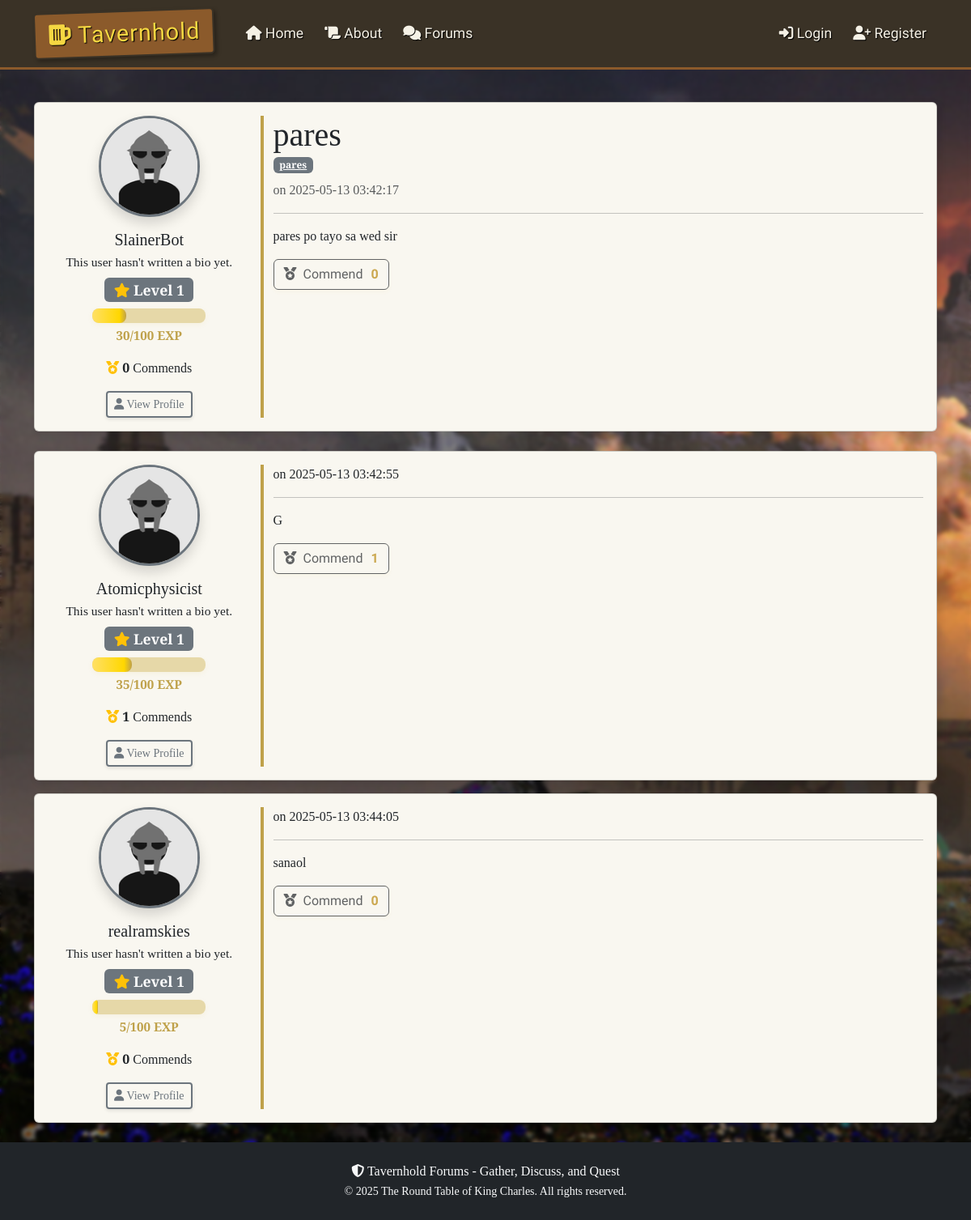
/thread/10, run on the app's committed database.
### thforums/models.py (models this page shows, shortened)
class User(db.Model, UserMixin):
    id = db.Column(db.Integer, primary_key=True)  # unique id for each user
    username = db.Column(db.String(20), unique=True, nullable=False)  # username must be unique
    email = db.Column(db.String(120), unique=True, nullable=False)  # email must be unique
    image_file = db.Column(db.String(20), nullable=False, default="default.png")  # profile picture
    password = db.Column(db.String(60), nullable=False)  # hashed password
    gender = db.Column(db.String(10), nullable=True)  # gender field
    birthdate = db.Column(db.Date, nullable=True)  # birthdate field
    bio = db.Column(db.Text, nullable=True)  # bio field
    threads = db.relationship("Thread", backref="author", lazy=True)  # relationship to threads created by the user
    replies = db.relationship("Reply", backref="author", lazy=True)  # relationship to replies made by the user
    exp = db.Column(db.Integer, nullable=False, default=0)  # exp for user, default 0
    level = db.Column(db.Integer, nullable=False, default=1)  # user level, default 1
    commends_received = db.relationship("Commend", backref="user_target", lazy=True, primaryjoin="User.id==Commend.user_id_target")
    def commend_count(self):
        return len([c for c in self.commends_received if c.user_id_target == self.id])
    def required_exp_for_next_level(self):
        return 100 * self.level

class Thread(db.Model):
    id = db.Column(db.Integer, primary_key=True)  # unique id for each thread
    title = db.Column(db.String(100), nullable=False)  # thread title
    date_posted = db.Column(db.DateTime, nullable=False, default=datetime.utcnow)  # timestamp of thread creation
    content = db.Column(db.Text, nullable=False)  # thread content
    user_id = db.Column(db.Integer, db.ForeignKey("user.id"), nullable=False)  # foreign key linking to the user who created the thread
    category = db.Column(db.String(50), nullable=False)  # category of the thread
    replies = db.relationship("Reply", backref="thread", lazy=True)  # relationship to replies in the thread
    edited = db.Column(db.Boolean, default=False)  # flag to indicate if the thread was edited
    last_edited = db.Column(db.DateTime)  # timestamp of the last edit
    commends = db.relationship("Commend", backref="thread", lazy=True, primaryjoin="Thread.id==Commend.thread_id")
    tags = db.relationship('Tag', secondary=thread_tags, back_populates='threads')
    def commend_count(self):
        return len([c for c in self.commends if c.thread_id == self.id])

class Tag(db.Model):
    id = db.Column(db.Integer, primary_key=True)
    name = db.Column(db.String(32), unique=True, nullable=False)
    threads = db.relationship('Thread', secondary=thread_tags, back_populates='tags')

class Reply(db.Model):
    id = db.Column(db.Integer, primary_key=True)  # unique id for each reply
    content = db.Column(db.Text, nullable=False)  # reply content
    date_posted = db.Column(db.DateTime, nullable=False, default=datetime.utcnow)  # timestamp of reply creation
    user_id = db.Column(db.Integer, db.ForeignKey("user.id"), nullable=False)  # foreign key linking to the user who made the reply
    thread_id = db.Column(db.Integer, db.ForeignKey("thread.id"), nullable=False)  # foreign key linking to the thread being replied to
    edited = db.Column(db.Boolean, default=False)  # flag to indicate if the reply was edited
    last_edited = db.Column(db.DateTime)  # timestamp of the last edit
    deleted = db.Column(db.Boolean, default=False)  # flag to indicate if the reply is deleted
    commends = db.relationship("Commend", backref="reply", lazy=True, primaryjoin="Reply.id==Commend.reply_id")
    def commend_count(self):
        return len([c for c in self.commends if c.reply_id == self.id])

class Commend(db.Model):
    id = db.Column(db.Integer, primary_key=True)
    user_id = db.Column(db.Integer, db.ForeignKey("user.id"), nullable=False)
    thread_id = db.Column(db.Integer, db.ForeignKey("thread.id"), nullable=True)
    reply_id = db.Column(db.Integer, db.ForeignKey("reply.id"), nullable=True)
    user_id_target = db.Column(db.Integer, db.ForeignKey("user.id"), nullable=True)  # for user-to-user commend
    __table_args__ = (
        db.UniqueConstraint('user_id', 'thread_id', name='unique_user_thread_commend'),
        db.UniqueConstraint('user_id', 'reply_id', name='unique_user_reply_commend'),
        db.UniqueConstraint('user_id', 'user_id_target', name='unique_user_user_commend'),
    )

### thforums/routes.py (the view, shortened to what this page needs)
@app.route("/thread/<int:thread_id>", methods=["GET", "POST"])
def view_thread(thread_id):
    thread = Thread.query.get_or_404(thread_id)  # get the thread or return 404 if not found
    form = ReplyForm()
    page = request.args.get("page", 1, type=int)  # get the current page number
    replies = Reply.query.filter_by(thread_id=thread.id).order_by(Reply.date_posted.asc()).paginate(page=page, per_page=5)
    return render_template("thread.html", title=thread.title, thread=thread, form=form, replies=replies)

### thforums/templates/thread.html (shortened to what this page needs)
{% extends 'layout.html' %}
{% block content %}
<div class="card mb-4">
    <div class="card-body">
        <div class="row">
            <div class="col-md-3 text-center mb-3 mb-md-0 d-flex flex-column align-items-center justify-content-center" style="border-right: 2px solid #bfa14a;">
                <img src="{{ url_for('static', filename='profile_pics/' + (thread.author.image_file if thread.author.image_file else 'default.png')) }}"
                     alt="Profile Picture"
                     class="large-profile-pic rounded-circle border border-3 border-medieval shadow mb-2">
                <h5 class="mt-2 mb-1" style="font-family: 'Cinzel', serif;">{{ thread.author.username }}</h5>
                <div style="font-size:0.97em; margin-bottom:8px;">
                    {{ thread.author.bio or "This user hasn't written a bio yet." }}
                </div>
                <span class="badge bg-medieval mb-2" style="font-size:1.1em;">
                    <i class="fas fa-star text-warning"></i> Level {{ thread.author.level }}
                </span>
                <div class="exp-bar mb-2" style="width:100%; max-width:140px; margin:0 auto;">
                    <div class="progress medieval-exp-bar" style="height: 18px;">
                        <div class="progress-bar medieval-exp-progress" role="progressbar"
                            style="width: {{ (thread.author.exp / thread.author.required_exp_for_next_level() * 100) | round(0) }}%;"
                            aria-valuenow="{{ thread.author.exp }}"
                            aria-valuemin="0"
                            aria-valuemax="{{ thread.author.required_exp_for_next_level() }}">
                        </div>
                    </div>
                    <div class="exp-value mt-1" style="font-size:0.95em; color:#bfa14a; font-weight:bold;">
                        {{ thread.author.exp }}/{{ thread.author.required_exp_for_next_level() }} EXP
                    </div>
                </div>
                <div class="mt-2 d-flex justify-content-center align-items-center">
                    <span>
                        <i class="fas fa-medal text-warning"></i>
                        <b>{{ thread.author.commend_count() }}</b> Commends
                    </span>
                </div>
                <div class="mt-2">
                    <a href="{{ url_for('user_profile', username=thread.author.username) }}" class="btn btn-sm btn-outline-medieval mt-2">
                        <i class="fas fa-user"></i> View Profile
                    </a>
                </div>
            </div>
            <div class="col-md-9" style="border-left: 2px solid #bfa14a;">
                <h1 class="mb-0">{{ thread.title }}</h1>
                {% if thread.tags %}
                    <div class="mb-2">
                        {% for tag in thread.tags %}
                            <a href="{{ url_for('threads_by_tag', tag_name=tag.name) }}" class="badge bg-secondary me-1">{{ tag.name }}</a>
                        {% endfor %}
                    </div>
                {% endif %}
                <p class="text-muted mb-0">
                    on {{ thread.date_posted.strftime('%Y-%m-%d %H:%M:%S') }}
                </p>
                <hr>
                <p>{{ thread.content }}</p>
                <div class="d-flex align-items-center mb-2">
                    <button
                        class="btn btn-commend-thread me-2 {% if current_user.is_authenticated and thread.is_commended_by(current_user) %}commended{% endif %}"
                        data-thread-id="{{ thread.id }}"
                        {% if not current_user.is_authenticated %}disabled title="Log in to commend"{% endif %}>
                        <i class="fas fa-medal"></i>
                        <span class="commend-label">{% if current_user.is_authenticated and thread.is_commended_by(current_user) %}Commended{% else %}Commend{% endif %}</span>
                        <span class="commend-count">{{ thread.commend_count() }}</span>
                    </button>
                </div>
            </div>
        </div>
    </div>
</div>
{% for reply in replies.items %}
    <div class="card mb-3">
        <div class="card-body">
            <div class="row">
                <div class="col-md-3 text-center mb-3 mb-md-0 d-flex flex-column align-items-center justify-content-center" style="border-right: 2px solid #bfa14a;">
                    <img src="{{ url_for('static', filename='profile_pics/' + (reply.author.image_file if reply.author.image_file else 'default.png')) }}"
                         alt="Profile Picture"
                         class="large-profile-pic rounded-circle border border-3 border-medieval shadow mb-2">
                    <h5 class="mt-2 mb-1" style="font-family: 'Cinzel', serif;">{{ reply.author.username }}</h5>
                    <div style="font-size:0.97em; margin-bottom:8px;">
                        {{ reply.author.bio or "This user hasn't written a bio yet." }}
                    </div>
                    <span class="badge bg-medieval mb-2" style="font-size:1.1em;">
                        <i class="fas fa-star text-warning"></i> Level {{ reply.author.level }}
                    </span>
                    <div class="exp-bar mb-2" style="width:100%; max-width:140px; margin:0 auto;">
                        <div class="progress medieval-exp-bar" style="height: 18px;">
                            <div class="progress-bar medieval-exp-progress" role="progressbar"
                                style="width: {{ (reply.author.exp / reply.author.required_exp_for_next_level() * 100) | round(0) }}%;"
                                aria-valuenow="{{ reply.author.exp }}"
                                aria-valuemin="0"
                                aria-valuemax="{{ reply.author.required_exp_for_next_level() }}">
                            </div>
                        </div>
                        <div class="exp-value mt-1" style="font-size:0.95em; color:#bfa14a; font-weight:bold;">
                            {{ reply.author.exp }}/{{ reply.author.required_exp_for_next_level() }} EXP
                        </div>
                    </div>
                    <div class="mt-2 d-flex justify-content-center align-items-center">
                        <span>
                            <i class="fas fa-medal text-warning"></i>
                            <b>{{ reply.author.commend_count() }}</b> Commends
                        </span>
                    </div>
                    <div class="mt-2">
                        <a href="{{ url_for('user_profile', username=reply.author.username) }}" class="btn btn-sm btn-outline-medieval mt-2">
                            <i class="fas fa-user"></i> View Profile
                        </a>
                    </div>
                </div>
                <div class="col-md-9" style="border-left: 2px solid #bfa14a;">
                    {% if reply.deleted %}
                        <p class="text-muted"><i>Reply has been deleted</i></p>
                    {% else %}
                        <p class="mb-0">
                            on {{ reply.date_posted.strftime('%Y-%m-%d %H:%M:%S') }}
                        </p>
                        <hr>
                        <p>{{ reply.content }}</p>
                        <div class="d-flex align-items-center mb-2">
                            <button
                                class="btn btn-commend-reply me-2 {% if current_user.is_authenticated and reply.is_commended_by(current_user) %}commended{% endif %}"
                                data-reply-id="{{ reply.id }}"
                                {% if not current_user.is_authenticated %}disabled title="Log in to commend"{% endif %}>
                                <i class="fas fa-medal"></i>
                                <span class="commend-label">{% if current_user.is_authenticated and reply.is_commended_by(current_user) %}Commended{% else %}Commend{% endif %}</span>
                                <span class="commend-count">{{ reply.commend_count() }}</span>
                            </button>
                        </div>
                    {% endif %}
                </div>
            </div>
        </div>
    </div>
{% endfor %}
{% endblock %}

### data on the page
User: image_file (placeholder picture), author.username "SlainerBot", author "This user hasn't written a bio yet.", author.level "1", author.exp "30", author.required_exp_for_next_level "100"
Thread: title "pares", date_posted "2025-05-13 03:42:17", content "pares po tayo sa wed sir"
Tag: name "pares"
Reply: image_file (placeholder picture), author.username "Atomicphysicist", author "This user hasn't written a bio yet.", author.level "1", author.exp "35", author.required_exp_for_next_level "100", author.commend_count "1", date_posted "2025-05-13 03:42:55", content "G", commend_count "1"
Reply: image_file (placeholder picture), author.username "realramskies", author "This user hasn't written a bio yet.", author.level "1", author.exp "5", author.required_exp_for_next_level "100", author.commend_count "0", date_posted "2025-05-13 03:44:05", content "sanaol", commend_count "0"

### other printed values
{{ thread.author.commend_count() }} "0"
{{ thread.commend_count() }} "0"
